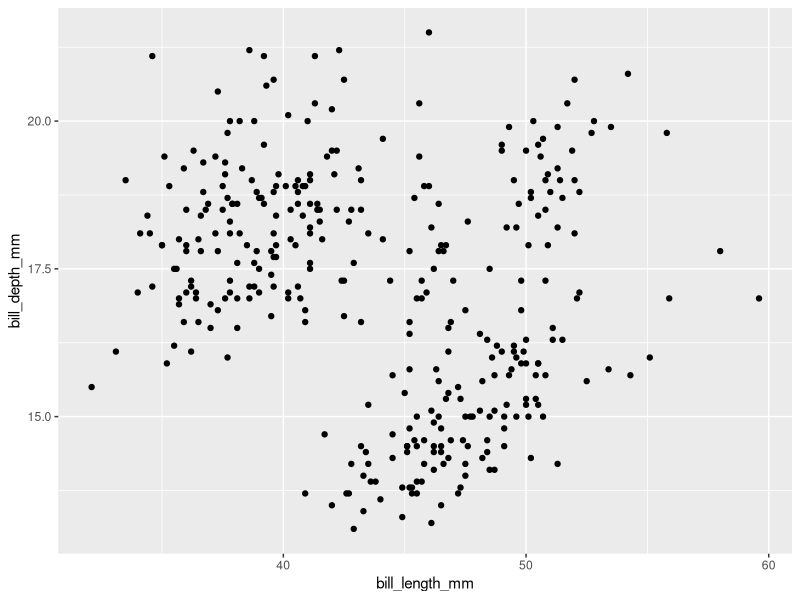
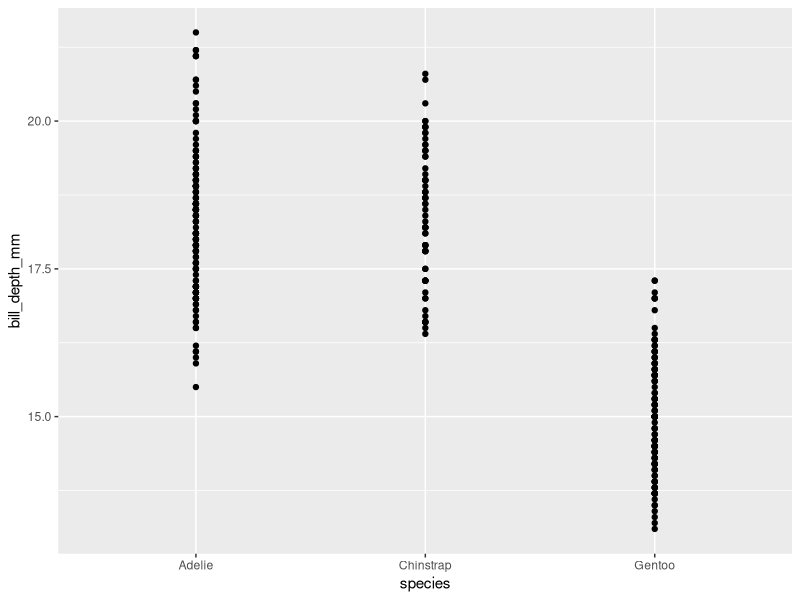
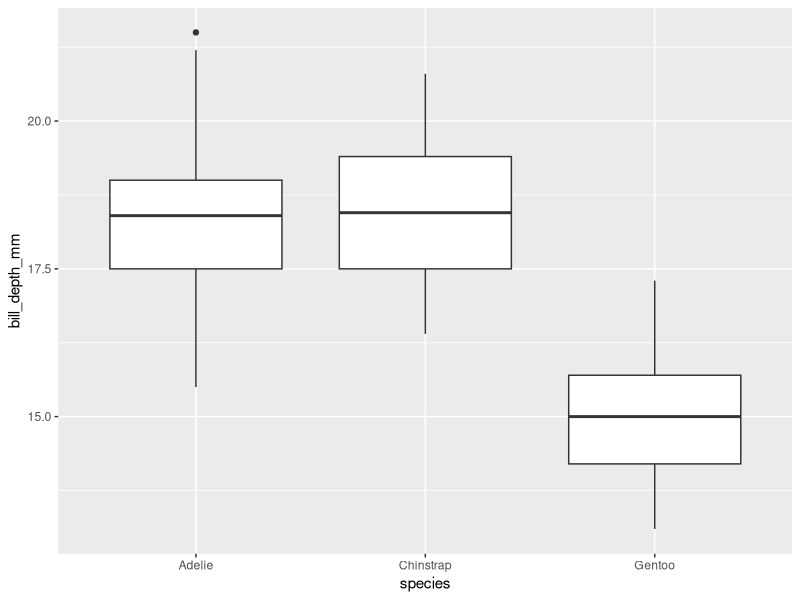

Here is the R script that generated these plots, in order: (Note: this script raises an error after producing the figures.)
library(tidyverse)
library(ggplot2)
library(palmerpenguins)
#tarea_03


# ejercicios "first steps" --------------------------------------------------------------

#ejercicio 1
glimpse(penguins)
#penguins has 344 rows and 8 columns

#ejercicio 2
help("penguins")
#bill_depth_mm describe la profundidad del pico en milimetros
#ejercicio 3
ggplot(penguins, aes(x = bill_length_mm, y = bill_depth_mm)) +
  geom_point() 
#a simple vista no se ve una correlación clara entre variables.

#ejercicio 4
ggplot(penguins, aes(x = species, y = bill_depth_mm)) +
  geom_point()
#se ve raro
#quiza es mejor un boxplot

ggplot(penguins, aes(x = species, y = bill_depth_mm)) +
  geom_boxplot()
#ejercicio 5
ggplot(data = penguins) +
  geom_point()
#esto da error porque geom_point necesita los ejes x e y, cosa que no se asignó

#ejercicio 6
#na.rm lo que hace es eliminar los valores faltantes
#en el valor por defecto na.rm = False , elimina los faltantes con warning, mientras que con true no usa warning

ggplot(penguins, aes(x = bill_length_mm, y = bill_depth_mm)) +
  geom_point(na.rm = TRUE)

#ejercicio 7
ggplot(penguins, aes(x = bill_length_mm, y = bill_depth_mm)) +
  geom_point(na.rm = TRUE) +
  labs(caption = "Data come from the palmerpenguins package.") #usamos labs
#ejercicio  8
library(tidyverse)
library(palmerpenguins)

ggplot(
  data = penguins,
  aes(x = flipper_length_mm, y = body_mass_g)
) +
  geom_point(aes(color = bill_depth_mm)) +
  geom_smooth()
#ejrcicio 9
#tendria que mostrar un scatterplot con fkipper length en el eje x ybody mass en el y
#tendria que tener una curva para cada tipo de isla

ggplot(
  data = penguins,
  mapping = aes(x = flipper_length_mm, y = body_mass_g, color = island)
) +
  geom_point() +
  geom_smooth(se = FALSE)
#bastante similar

#ejercicio 10

ggplot(
  data = penguins,
  mapping = aes(x = flipper_length_mm, y = body_mass_g)
) +
  geom_point() +
  geom_smooth()

ggplot() +
  geom_point(
    data = penguins,
    mapping = aes(x = flipper_length_mm, y = body_mass_g)
  ) +
  geom_smooth(
    data = penguins,
    mapping = aes(x = flipper_length_mm, y = body_mass_g)
  )
#se ven iguales. en el primero, el mapeo está definido a nivel global en ggplot(). 
#en el segundo, el mismo mapeo se repite a nivel local en cada geom.
#como el mapeo es el mismo el resultado tambien


# ejercicios visualizaing distributions -----------------------------------

#ejercicio 1
ggplot(penguins, aes(y = species)) +
  geom_bar()
#las barras quedan horizontales en vez de verticales
#ejercicio 2
ggplot(penguins, aes(x = species)) +
  geom_bar(color = "red")

ggplot(penguins, aes(x = species)) +
  geom_bar(fill = "red")
#la diferencia es que color pinta el borde y fill el interior de las barras
#ejercicio 3
#bins fija la cantidad de intervalos o "secciones del histograma
#binwidth fija el ancho de cada intervalo

#ejercicio 4
ggplot(diamonds, aes(x = carat)) +
  geom_histogram(binwidth = 0.01)
ggplot(diamonds, aes(x = carat)) +
  geom_histogram(binwidth = 0.10)
ggplot(diamonds, aes(x = carat)) +
  geom_histogram(binwidth = 1)
#pienso que el de 0.10 es el mas util, ya que muestra los patrones muy bien, sin perder forma.


# ejercicios visualizing relationships ------------------------------------

#ejercicio1

glimpse(mpg)
#en mpg, las variables categóricas son manufacturer, class, fl, drv, model y trans
#las numéricas son displ, year, cyl, cty y hwy

#ejercicio 2
ggplot(mpg, aes(x = hwy, y = displ)) +
  geom_point()
ggplot(mpg, aes(x = hwy, y = displ, color = cty)) +
  geom_point()
ggplot(mpg, aes(x = hwy, y = displ, size = cty)) +
  geom_point()
ggplot(mpg, aes(x = hwy, y = displ, color = cty, size = cty)) +
  geom_point()
ggplot(mpg, aes(x = hwy, y = displ, color = cty, size = cty, shape = drv)) +
  geom_point()
#ejercicio 3
ggplot(mpg, aes(x = hwy, y = displ, linewidth = cty)) +
  geom_point()
#no pasa nada que sirva, porque los puntos no tienen ancho de linea

#ejercicio 4
ggplot(mpg, aes(x = hwy, y = hwy, color = hwy)) +
  geom_point()
#es redundante, se forma una especie de recta de igualdad.

#ejercicio 5

ggplot(penguins, aes(x = bill_depth_mm, y = bill_length_mm, color = species)) +
  geom_point()
#esto nos muestra que la dependencia no esta tanto en las variables de los ejes 
#sino que estan mas relacionadas en la variable species

ggplot(penguins, aes(x = bill_depth_mm, y = bill_length_mm, color = species)) +
  geom_point() +
  facet_wrap(~species)
#estoes mas claro porque nos muestra el subconjunto de cada especie y podemos ver la correlacion mas clara

#ejercicio 6
ggplot(
  data = penguins,
  mapping = aes(
    x = bill_length_mm, y = bill_depth_mm, 
    color = species, shape = species
  )
) +
  geom_point() +
  labs(color = "Species")
#aparece species duplicada

ggplot(
  data = penguins,
  mapping = aes(
    x = bill_length_mm, y = bill_depth_mm,
    color = species, shape = species
  )
) +
  geom_point() +
  labs(
    color = "Species",
    shape = "Species"
  )
#al usar la misma leyenda para shape y color se corrige este problema

#ejercicio 7
ggplot(penguins, aes(x = island, fill = species)) +
  geom_bar(position = "fill")
ggplot(penguins, aes(x = species, fill = island)) +
  geom_bar(position = "fill")
#el primero te muestra como se distriuyen las especies en las islas
#el segundo como se "distribuyen las islas en cuanto a especies"
